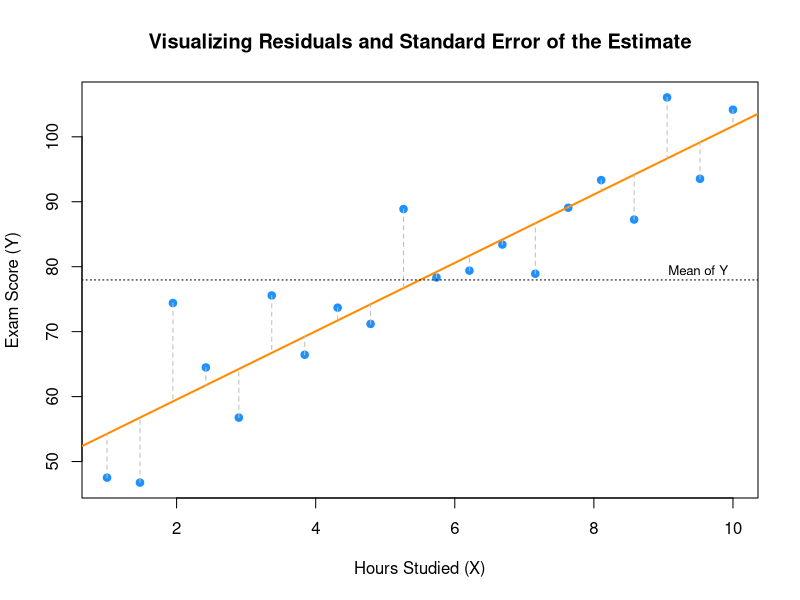
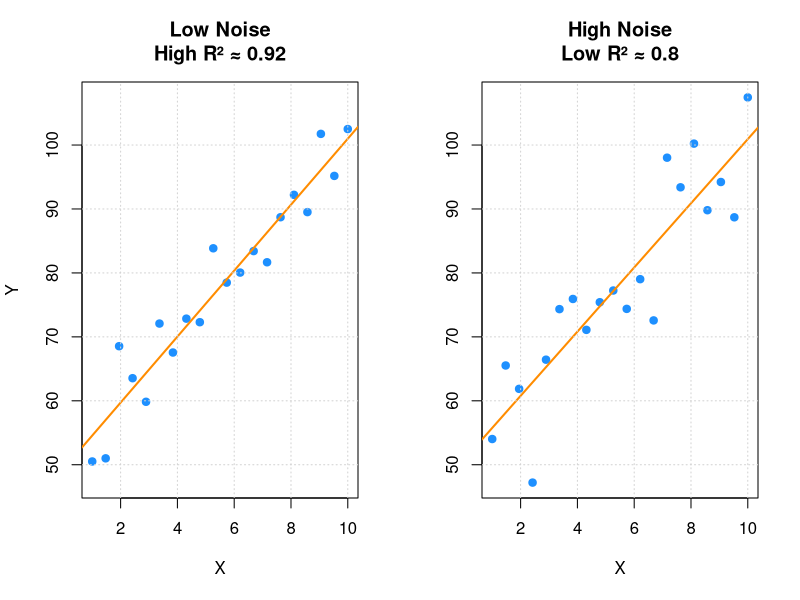

These figures' R source, in order:
# residuals with linear regression
# simulated example
# PPT 13 slides 10 and 11

# Set seed for reproducibility
set.seed(04202025)

# Simulate data
X <- seq(1, 10, length.out = 20)
true_intercept <- 50
true_slope <- 5
epsilon <- rnorm(20, mean = 0, sd = 5)
Y <- true_intercept + true_slope * X + epsilon

# Fit linear model
model <- lm(Y ~ X)
predicted_Y <- fitted(model)
residuals <- resid(model)
SEE <- sqrt(sum(residuals^2) / (length(Y) - 2))

# Set up plot
plot(X, Y,
     main = "Visualizing Residuals and Standard Error of the Estimate",
     xlab = "Hours Studied (X)",
     ylab = "Exam Score (Y)",
     pch = 19,
     col = "dodgerblue",
     ylim = range(c(Y, predicted_Y))
)

# Add regression line
abline(model, col = "darkorange", lwd = 2)

# Add residual lines
for (i in 1:length(X)) {
  segments(X[i], Y[i], X[i], predicted_Y[i], col = "gray", lty = 2)
}

# Add SEE annotation
text(x = 6, y = min(Y) - 5, labels = paste("SEE ≈", round(SEE, 2)), cex = 1.2)


###
# Standard Error of the Estimate (SEE)
##

# the SEE is the standard deviation 
SEE <- sqrt(sum(residuals^2) / (length(Y) - 2))
SEE

###
# R-squared: variance in Y explained by X
###

# Add these lines to your existing base R plot code

# Compute and print R-squared
rsq <- summary(model)$r.squared
rsq

# Add horizontal line at mean(Y) to show "null model"
abline(h = mean(Y), col = "black", lty = 3)
text(x = 9.5, y = mean(Y) + 1.5, labels = "Mean of Y", cex = 0.8, col = "black")

###
# let's consider R2 across two samples with different errors
##
# Set seed for reproducibility
set.seed(04202025)

# Simulated predictor
X <- seq(1, 10, length.out = 20)

# Function to simulate data with controllable noise
simulate_data <- function(X, noise_sd) {
  intercept <- 50
  slope <- 5
  epsilon <- rnorm(length(X), mean = 0, sd = noise_sd)
  Y <- intercept + slope * X + epsilon
  return(Y)
}

# Simulate low and high noise datasets
Y_low <- simulate_data(X, noise_sd = 3)
Y_high <- simulate_data(X, noise_sd = 10)

# Fit models
model_low <- lm(Y_low ~ X)
model_high <- lm(Y_high ~ X)

# Predicted values
Yhat_low <- predict(model_low)
Yhat_high <- predict(model_high)

# R-squared values
rsq_low <- summary(model_low)$r.squared
rsq_high <- summary(model_high)$r.squared

# Plot side-by-side
par(mfrow = c(1, 2))  # 1 row, 2 columns

# Low Noise Plot
plot(X, Y_low,
     main = paste("Low Noise\nHigh R² ≈", round(rsq_low, 2)),
     xlab = "X", ylab = "Y",
     pch = 19, col = "dodgerblue",
     ylim = range(c(Y_low, Y_high)))
abline(model_low, col = "darkorange", lwd = 2)
grid()

# High Noise Plot
plot(X, Y_high,
     main = paste("High Noise\nLow R² ≈", round(rsq_high, 2)),
     xlab = "X", ylab = "",
     pch = 19, col = "dodgerblue",
     ylim = range(c(Y_low, Y_high)))
abline(model_high, col = "darkorange", lwd = 2)
grid()

# Reset plotting area
par(mfrow = c(1, 1))
